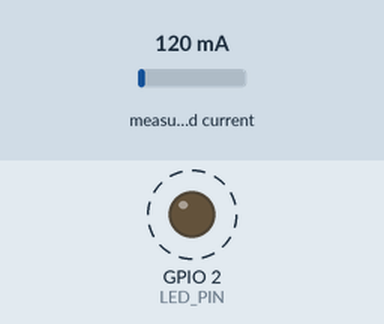
Simulated run of this sketch. Board: ESP8266 (NodeMCU). On the bench: output pins drawn as LEDs (lit = HIGH). Dashed ring = blinking. The test bench sets the inputs (shaded band); at power-on: measured current 120 mA. WiFi joins after 1.5 s; servers stay silent unless stated; no MQTT or app messages arrive unless stated; what the sketch prints to the serial monitor is not drawn.

Above: at 2.3 s.
Timing chart, 0 to 4.5 s (numbered marks = the images above):
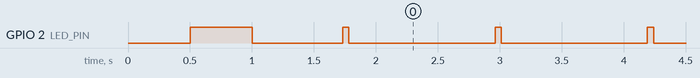

Measured:
- by itself, GPIO 2 (LED_PIN): repeats every 1.2 s: HIGH 0.05 s, LOW 1.2 s

The sketch:

ecowatt_sensor.ino
```cpp
/*
 * EcoWatt AI Dashboard — ESP8266 Sensor Node
 * Libraries needed:
 *   - EmonLib  (Tools > Manage Libraries > search "EmonLib")
 *   - PubSubClient (for MQTT)
 *   - ArduinoJson
 *
 * Wiring: CT Sensor → A0 (via burden resistor)
 * Upload at: 115200 baud
 */

#include <ESP8266WiFi.h>
#include <PubSubClient.h>
#include <EmonLib.h>
#include <ArduinoJson.h>

// ── CONFIG ──
const char* SSID     = "YOUR_WIFI_SSID";
const char* PASSWORD = "YOUR_WIFI_PASSWORD";
const char* MQTT_SERVER = "192.168.1.100"; // Your broker IP
const int   MQTT_PORT   = 1883;
const char* MQTT_TOPIC  = "ecowatt/sensor/power";

// ── PINS ──
#define CT_PIN A0
#define LED_PIN 2

EnergyMonitor emon;
WiFiClient wifiClient;
PubSubClient mqtt(wifiClient);

void setup() {
  Serial.begin(115200);
  pinMode(LED_PIN, OUTPUT);

  // CT Sensor calibration (111.1 for 100A/50mA CT)
  emon.current(CT_PIN, 111.1);

  // WiFi connect
  WiFi.begin(SSID, PASSWORD);
  Serial.print("Connecting WiFi");
  while (WiFi.status() != WL_CONNECTED) {
    delay(500); Serial.print(".");
    digitalWrite(LED_PIN, !digitalRead(LED_PIN));
  }
  Serial.println("\nWiFi connected: " + WiFi.localIP().toString());
  digitalWrite(LED_PIN, LOW);

  mqtt.setServer(MQTT_SERVER, MQTT_PORT);
}

void reconnectMQTT() {
  while (!mqtt.connected()) {
    Serial.print("MQTT connecting...");
    if (mqtt.connect("ecowatt-sensor")) {
      Serial.println("connected!");
    } else {
      Serial.print("failed, rc="); Serial.println(mqtt.state());
      delay(3000);
    }
  }
}

void loop() {
  if (!mqtt.connected()) reconnectMQTT();
  mqtt.loop();

  // Read current (1480 samples)
  double Irms  = emon.calcIrms(1480);
  double volt  = 230.0;  // Assumed nominal voltage
  double power = Irms * volt;
  double kwh   = power / 1000.0;
  double pf    = 0.95;   // Assumed power factor

  // Build JSON payload
  StaticJsonDocument<128> doc;
  doc["kwh"]     = round(kwh * 1000.0) / 1000.0;
  doc["voltage"] = volt;
  doc["current"] = round(Irms * 100.0) / 100.0;
  doc["pf"]      = pf;

  char payload[128];
  serializeJson(doc, payload);

  // Publish to MQTT
  mqtt.publish(MQTT_TOPIC, payload);

  // Also send to Serial (for USB Serial mode in dashboard)
  Serial.println(payload);

  digitalWrite(LED_PIN, HIGH); delay(50);
  digitalWrite(LED_PIN, LOW);
  delay(1000);
}
```
